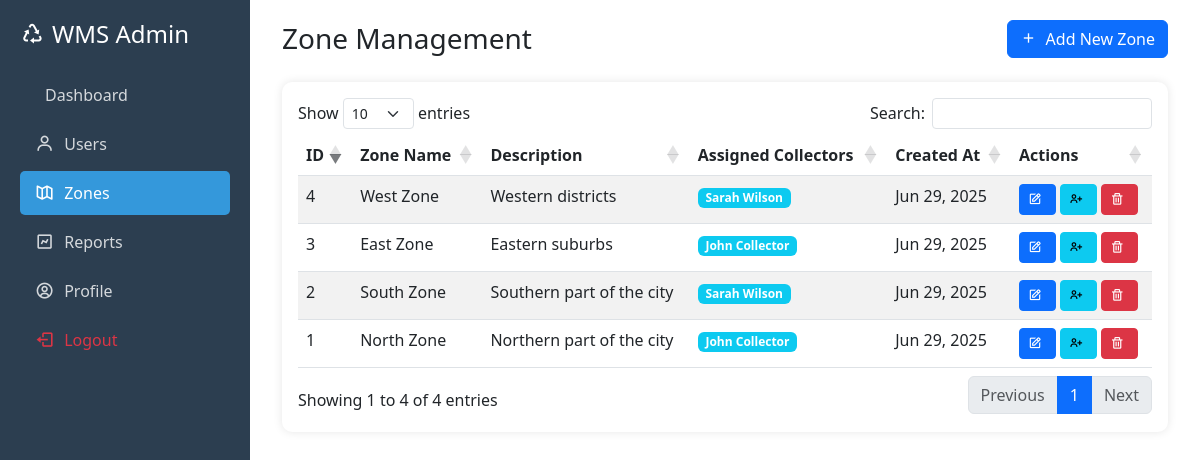
/admin/zones (signed in), run on the app's committed database.
### tables this page shows
CREATE TABLE IF NOT EXISTS zones (
    id INT AUTO_INCREMENT PRIMARY KEY,
    name VARCHAR(100) NOT NULL,
    description TEXT,
    created_at TIMESTAMP DEFAULT CURRENT_TIMESTAMP,
    updated_at TIMESTAMP DEFAULT CURRENT_TIMESTAMP ON UPDATE CURRENT_TIMESTAMP
);

CREATE TABLE IF NOT EXISTS users (
    id INT AUTO_INCREMENT PRIMARY KEY,
    name VARCHAR(100) NOT NULL,
    email VARCHAR(100) UNIQUE NOT NULL,
    password VARCHAR(255) NOT NULL,
    role ENUM('admin', 'collector', 'client') NOT NULL,
    phone VARCHAR(20),
    address TEXT,
    created_at TIMESTAMP DEFAULT CURRENT_TIMESTAMP,
    updated_at TIMESTAMP DEFAULT CURRENT_TIMESTAMP ON UPDATE CURRENT_TIMESTAMP
);

### public/index.php (called while the page is built, shortened)
<?php
require_once __DIR__ . '/../app/config/config.php';
require_once APP_PATH . '/core/functions.php';
$request_uri = parse_url($_SERVER['REQUEST_URI'], PHP_URL_PATH);
$base_path = parse_url(SITE_URL, PHP_URL_PATH);
if ($base_path && strpos($request_uri, $base_path) === 0) {
    $request_uri = substr($request_uri, strlen($base_path));
}
$route_file = getRoute($request_uri);
$view_name = str_replace('.php', '', $route_file);
view($view_name);
?>

### app/config/config.php (called while the page is built, shortened)
<?php
function baseUrl($path = '') {
    return SITE_URL . '/' . ltrim($path, '/');
}
?>

### app/views/dashboard/zones.php (the view, shortened to what this page needs)
<?php
$layout = 'admin';
$currentPage = 'zones';
?>
<div class="container-fluid">
    <div class="d-flex justify-content-between align-items-center mb-4">
        <h1 class="h3 mb-0">Zone Management</h1>
        <button type="button" class="btn btn-primary" data-bs-toggle="modal" data-bs-target="#addZoneModal">
            <i class="bx bx-plus"></i> Add New Zone
        </button>
    </div>
    <div class="card">
        <div class="card-body">
            <div class="table-responsive">
                <table id="zonesTable" class="table table-striped">
                    <thead>
                        <tr>
                            <th>ID</th>
                            <th>Zone Name</th>
                            <th>Description</th>
                            <th>Assigned Collectors</th>
                            <th>Created At</th>
                            <th>Actions</th>
                        </tr>
                    </thead>
                    <tbody>
                        <?php
                        global $conn;
                        $query = "SELECT * FROM zones ORDER BY id DESC";
                        $zones = $conn->query($query);
                        while ($zone = $zones->fetch_assoc()):
                            $collectorQuery = "SELECT u.* FROM users u
                                             INNER JOIN zone_collectors zc ON u.id = zc.collector_id
                                             WHERE zc.zone_id = ?";
                            $stmt = $conn->prepare($collectorQuery);
                            $stmt->bind_param("i", $zone['id']);
                            $stmt->execute();
                            $collectors = $stmt->get_result();
                        ?>
                            <tr>
                                <td><?= $zone['id'] ?></td>
                                <td><?= htmlspecialchars($zone['name']) ?></td>
                                <td><?= htmlspecialchars($zone['description']) ?></td>
                                <td>
                                    <?php
                                    while ($collector = $collectors->fetch_assoc()) {
                                        echo '<span class="badge bg-info me-1">' . htmlspecialchars($collector['name']) . '</span>';
                                    }
                                    ?>
                                </td>
                                <td><?= formatDate($zone['created_at']) ?></td>
                                <td>
                                    <button class="btn btn-sm btn-primary edit-zone" data-id="<?= $zone['id'] ?>" data-bs-toggle="modal" data-bs-target="#editZoneModal">
                                        <i class="bx bx-edit"></i>
                                    </button>
                                    <button class="btn btn-sm btn-info assign-collectors" data-id="<?= $zone['id'] ?>" data-bs-toggle="modal" data-bs-target="#assignCollectorsModal">
                                        <i class="bx bx-user-plus"></i>
                                    </button>
                                    <button class="btn btn-sm btn-danger delete-zone" data-id="<?= $zone['id'] ?>">
                                        <i class="bx bx-trash"></i>
                                    </button>
                                </td>
                            </tr>
                        <?php endwhile; ?>
                    </tbody>
                </table>
            </div>
        </div>
    </div>
</div>

### app/core/functions.php (shortened to what this page needs)
<?php
function formatDate($date) {
    return date('M j, Y', strtotime($date));
}
function url($path = '') {
    return baseUrl($path);
}
function view($name, $data = []) {
    extract($data);
    $viewFile = APP_PATH . '/views/' . $name . '.php';
    require $viewFile;
    $content = ob_get_clean();
    if (!isset($layout) || $layout !== false) {
        $layout = isset($layout) ? $layout : 'admin';
        $layoutFile = APP_PATH . '/views/layouts/' . $layout . '.php';
        require $layoutFile;
    } else {
        echo $content;
    }
}
?>

### app/views/layouts/admin.php (shortened to what this page needs)
<!DOCTYPE html>
<html lang="en">
<head>
    <link href="https://cdn.jsdelivr.net/npm/bootstrap@5.3.0/dist/css/bootstrap.min.css" rel="stylesheet">
    <link href='https://unpkg.com/boxicons@2.1.4/css/boxicons.min.css' rel='stylesheet'>
    <link href="https://cdn.datatables.net/1.11.5/css/dataTables.bootstrap5.min.css" rel="stylesheet">
    <link href="https://cdn.jsdelivr.net/npm/select2@4.1.0-rc.0/dist/css/select2.min.css" rel="stylesheet">
    <link href="https://cdn.jsdelivr.net/npm/select2-bootstrap-5-theme@1.3.0/dist/select2-bootstrap-5-theme.min.css" rel="stylesheet">
    <link href="https://cdn.jsdelivr.net/npm/sweetalert2@11/dist/sweetalert2.min.css" rel="stylesheet">
</head>
<body>
    <div class="sidebar">
        <h4 class="mb-4 text-white d-flex align-items-center gap-2">
            <i class='bx bx-recycle'></i> WMS Admin
        </h4>
        <div class="nav flex-column">
            <a href="<?= url('admin/dashboard') ?>" class="nav-link <?= $currentPage === 'dashboard' ? 'active' : '' ?>">
                <i class='bx bx-dashboard'></i> Dashboard
            </a>
            <a href="<?= url('admin/users') ?>" class="nav-link <?= $currentPage === 'users' ? 'active' : '' ?>">
                <i class='bx bx-user'></i> Users
            </a>
            <a href="<?= url('admin/zones') ?>" class="nav-link <?= $currentPage === 'zones' ? 'active' : '' ?>">
                <i class='bx bx-map-alt'></i> Zones
            </a>
            <a href="<?= url('admin/reports') ?>" class="nav-link <?= $currentPage === 'reports' ? 'active' : '' ?>">
                <i class='bx bx-chart'></i> Reports
            </a>
            <a href="<?= url('admin/profile') ?>" class="nav-link <?= $currentPage === 'profile' ? 'active' : '' ?>">
                <i class='bx bx-user-circle'></i> Profile
            </a>
            <a href="<?= url('logout') ?>" class="nav-link text-danger mt-auto">
                <i class='bx bx-log-out'></i> Logout
            </a>
        </div>
    </div>
    <div class="main-content">
        <?= $content ?? '' ?>
    </div>
</body>
</html>

### app/views/layouts/admin.php (style rules this page uses)
.sidebar { height: 100vh; position: fixed; top: 0; left: 0; padding: 20px; background-color: #2c3e50; color: white; width: 250px; z-index: 1000; }
.main-content { margin-left: 250px; padding: 20px; }
.nav-link { color: rgba(255,255,255,0.8); padding: 10px 15px; border-radius: 5px; margin-bottom: 5px; display: flex; align-items: center; gap: 10px; }
.nav-link.active { background-color: #3498db; color: white; }
.nav-link i { font-size: 1.2rem; }
.card { border-radius: 10px; border: none; box-shadow: 0 0 10px rgba(0,0,0,0.1); }
.btn i { margin-right: 5px; }

### data on the page
zones: id "4", name "West Zone", description "Western districts", created_at "Jun 29, 2025"
users: name "Sarah Wilson"
zones: id "3", name "East Zone", description "Eastern suburbs", created_at "Jun 29, 2025"
users: name "John Collector"
zones: id "2", name "South Zone", description "Southern part of the city", created_at "Jun 29, 2025"
zones: id "1", name "North Zone", description "Northern part of the city", created_at "Jun 29, 2025"
